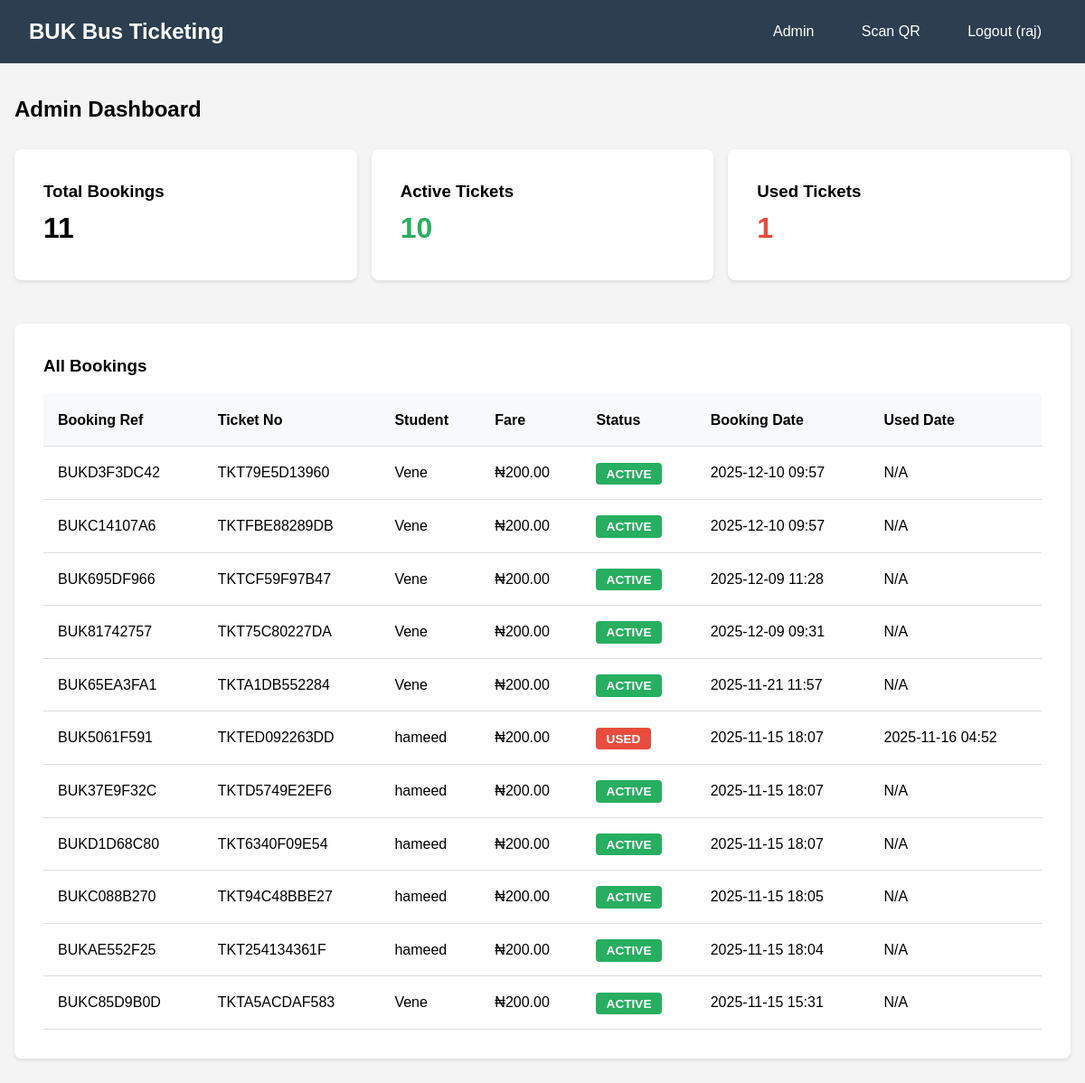
The page /admin-dashboard/ (signed in) on the database as committed earlier.
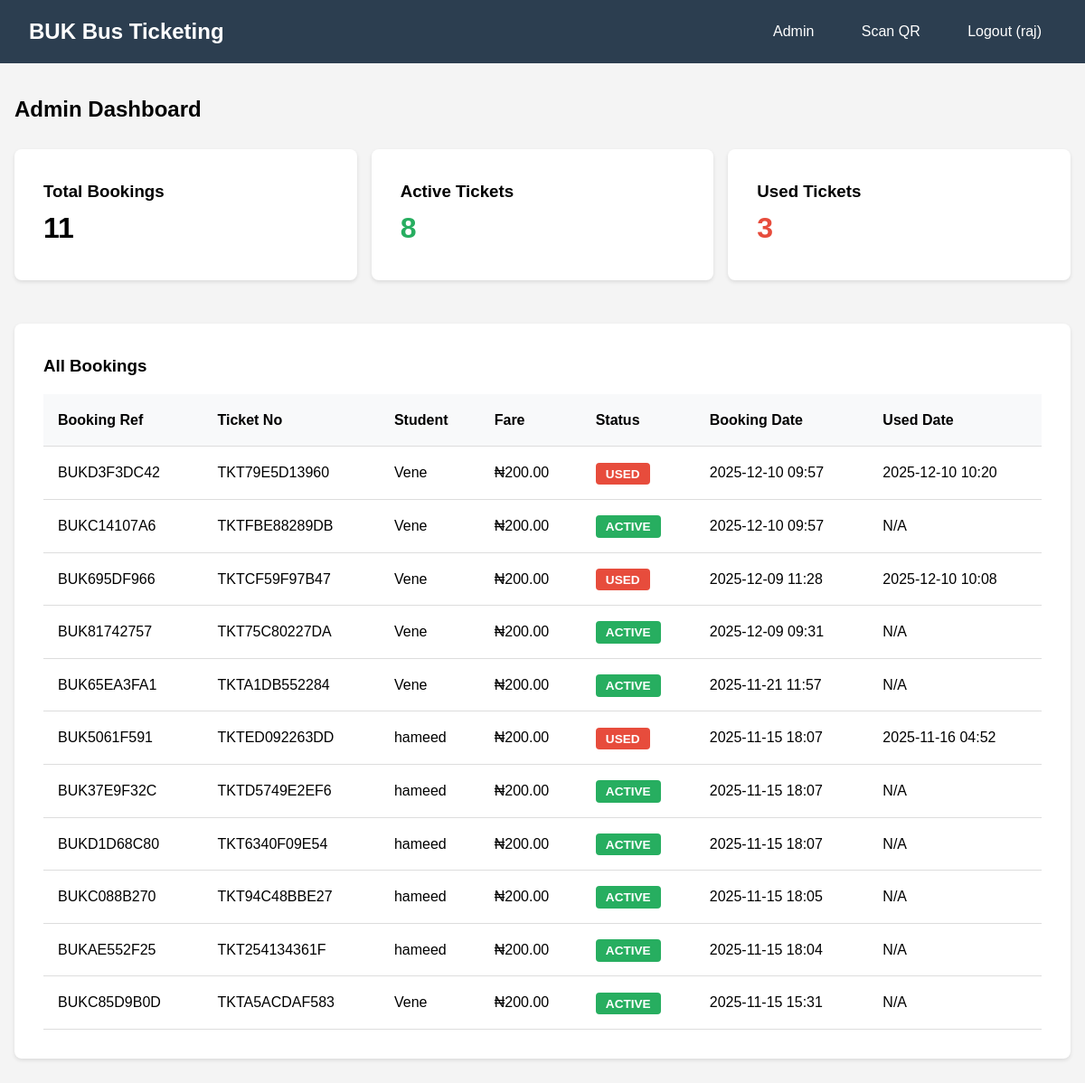
The same page on the database as committed later.
### tickets/models.py (models this page shows, shortened)
class Booking(models.Model):
    STATUS_CHOICES = (
        ('ACTIVE', 'Active'),
        ('USED', 'Used'),
        ('EXPIRED', 'Expired'),
    )
    user = models.ForeignKey(User, on_delete=models.CASCADE, related_name='bookings')
    booking_reference = models.CharField(max_length=20, unique=True, editable=False)
    ticket_number = models.CharField(max_length=20, unique=True, editable=False)
    fare = models.DecimalField(max_digits=10, decimal_places=2, default=200.00)
    status = models.CharField(max_length=10, choices=STATUS_CHOICES, default='ACTIVE')
    qr_code = models.ImageField(upload_to='qr_codes/', blank=True)
    booking_date = models.DateTimeField(auto_now_add=True)
    used_date = models.DateTimeField(null=True, blank=True)
    class Meta:
        ordering = ['-booking_date']

### tickets/views.py (the view)
# urls.py: path('admin-dashboard/', views.admin_dashboard, name='admin_dashboard'),
@login_required
def admin_dashboard(request):
    if not request.user.is_staff:
        messages.error(request, 'Access denied. Staff only.')
        return redirect('tickets:dashboard')
    all_bookings = Booking.objects.all()
    active_bookings = all_bookings.filter(status='ACTIVE').count()
    used_bookings = all_bookings.filter(status='USED').count()
    context = {
        'all_bookings': all_bookings,
        'active_bookings': active_bookings,
        'used_bookings': used_bookings,
    }
    return render(request, 'tickets/admin_dashboard.html', context)

### tickets/templates/tickets/admin_dashboard.html
{% extends 'tickets/base.html' %}
{% block content %}
<h2 style="margin-bottom: 1.5rem;">Admin Dashboard</h2>
<div style="display: grid; grid-template-columns: repeat(auto-fit, minmax(250px, 1fr)); gap: 1rem; margin-bottom: 2rem;">
    <div class="card">
        <h3>Total Bookings</h3>
        <p style="font-size: 2rem; font-weight: bold;">{{ all_bookings.count }}</p>
    </div>
    <div class="card">
        <h3>Active Tickets</h3>
        <p style="font-size: 2rem; font-weight: bold; color: #27ae60;">{{ active_bookings }}</p>
    </div>
    <div class="card">
        <h3>Used Tickets</h3>
        <p style="font-size: 2rem; font-weight: bold; color: #e74c3c;">{{ used_bookings }}</p>
    </div>
</div>
<div class="card">
    <h3 style="margin-bottom: 1rem;">All Bookings</h3>
    {% if all_bookings %}
        <table>
            <tr>
                <th>Booking Ref</th>
                <th>Ticket No</th>
                <th>Student</th>
                <th>Fare</th>
                <th>Status</th>
                <th>Booking Date</th>
                <th>Used Date</th>
            </tr>
            {% for booking in all_bookings %}
            <tr>
                <td>{{ booking.booking_reference }}</td>
                <td>{{ booking.ticket_number }}</td>
                <td>{{ booking.user.username }}</td>
                <td>₦{{ booking.fare }}</td>
                <td>
                    {% if booking.status == 'ACTIVE' %}
                        <span class="badge badge-success">{{ booking.status }}</span>
                    {% else %}
                        <span class="badge badge-danger">{{ booking.status }}</span>
                    {% endif %}
                </td>
                <td>{{ booking.booking_date|date:"Y-m-d H:i" }}</td>
                <td>{{ booking.used_date|date:"Y-m-d H:i"|default:"N/A" }}</td>
            </tr>
            {% endfor %}
        </table>
    {% else %}
        <p>No bookings yet.</p>
    {% endif %}
</div>
{% endblock %}

Rows that differ between the two databases and show on the page:
changed Booking "BUKD3F3DC42": used_date "N/A" → "2025-12-10 10:20"; status "ACTIVE" → "USED"
changed Booking "BUK695DF966": used_date "N/A" → "2025-12-10 10:08"; status "ACTIVE" → "USED"
Other text that changed with them:
{{ active_bookings }}: "10" → "8"
{{ used_bookings }}: "1" → "3"
